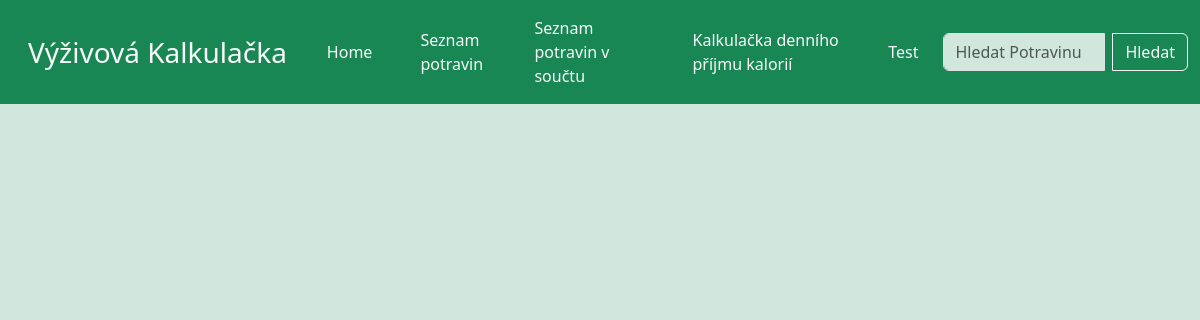
The page /seznam-potravin on the database as committed earlier.
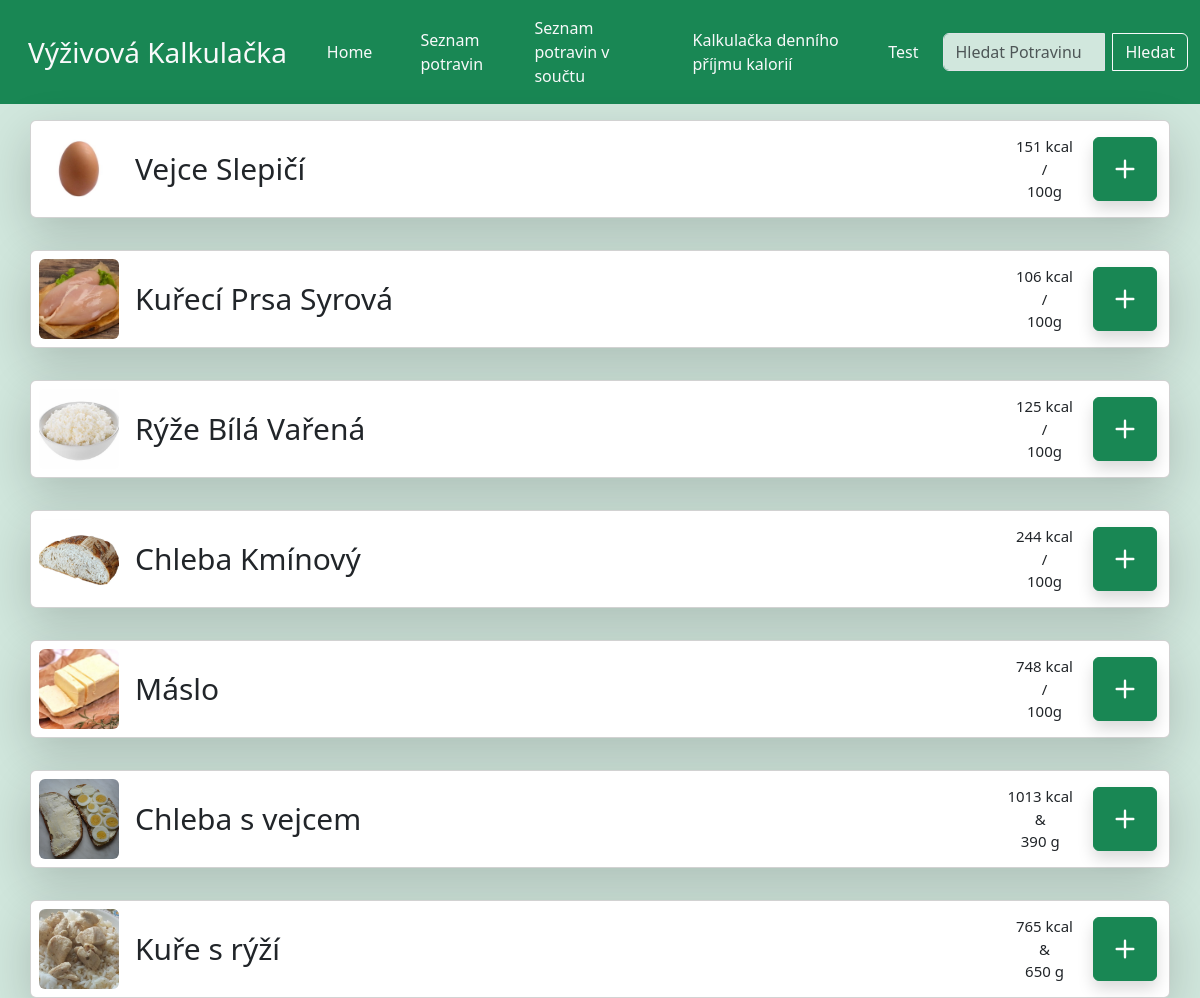
The same page on the database as committed later.
### main/models.py (models this page shows, shortened)
class FoodAndMeal(models.Model):
    food = models.ForeignKey(Food, on_delete=models.CASCADE, null=True, blank=True)
    meal = models.ForeignKey(Meal, on_delete=models.CASCADE, null=True, blank=True)
    type = models.CharField(
        max_length=50,
        choices=[
            ('food', 'Food'),
            ('meal', 'Meal'),
        ],
    )
    def get_name(self):
        if self.type == 'food':
            return self.food.name
        elif self.type == 'meal':
            return self.meal.name
    def get_photo(self):
        if self.type == 'food':
            return self.food.photo
        elif self.type == 'meal':
            return self.meal.photo
    def get_kcalPer100g(self):
        if self.type == 'food':
            return self.food.kcalPer100g
        elif self.type == 'meal':
            return (int)((self.meal.get_kcal()/self.meal.get_weight()) * 100)

class Food(models.Model):
    name = models.CharField(max_length=300)
    photo = models.ImageField(upload_to="images/", null=True, blank=True)
    kcalPer100g = models.IntegerField(null=True, blank=True)
    proteinPer100g = models.FloatField(null=True, blank=True)
    carbsPer100g = models.FloatField(null=True, blank=True)
    fatPer100g = models.FloatField(null=True, blank=True)
    fiberPer100g = models.FloatField(null=True, blank=True)
    grams_per_teaspoon = models.FloatField(null=True, blank=True)
    grams_per_tablespoon = models.FloatField(null=True, blank=True)
    grams_per_piece = models.FloatField(null=True, blank=True)

class Meal(models.Model):
    name = models.CharField(max_length=400)
    photo = models.ImageField(upload_to="images/", null=True, blank=True)
    def get_weight(self):
        all_relations = FoodInMeal.objects.filter(meal=self)
        total = 0
        for i in all_relations:
            total += i.food_weight
        return total
    def get_kcal(self):
        all_relations = FoodInMeal.objects.filter(meal=self)
        total = 0
        for i in all_relations:
            total += (int)((i.food_weight/100) * i.food.kcalPer100g)
        return total

class FoodInMeal(models.Model):
    food = models.ForeignKey(Food, on_delete=models.CASCADE)
    meal = models.ForeignKey(Meal, on_delete=models.CASCADE)
    food_weight = models.IntegerField(null=True, blank=True)

### main/views.py (the view)
# urls.py: path('seznam-potravin', views.foods),
def foods(request):
  foods = FoodAndMeal.objects.all()
  search = request.GET.get('search')
  if search:
    newFoods = []
    for food in foods:
      if search.lower() in food.get_name().lower():
        newFoods.append(food)
    foods = newFoods
  context = {
    "foods": foods,
  }
  return render(request, "main/seznam-potravin.html", context)

### main/templates/main/seznam-potravin.html (shortened to what this page needs)
{% extends 'main/base.html' %}
{% block content %}
    {% for food in foods %}
        <div class="card my-3 shadow-lg" style="width: 95vw;">
            <div class="card-body p-2 d-flex align-items-center justify-content-start">
                <img src="{{ food.get_photo.url }}" alt="Obrazek jidla" style="height: 8vw; min-height: 50px; max-height: 80px;" class="me-3 rounded-2">
                <a href="{% url 'food_detail' food.id %}" class="m-0 h4 flex-grow-1 text-start" style="text-decoration: none; font-size: 3vmin;">{{ food.get_name }}</a>
                <div class="d-none d-md-flex flex-column text-center mx-3" style="font-size: 1.5vmin;">
                    {% if food.type == "food" %}
                        <p class="m-0">{{ food.get_kcalPer100g }} kcal</p>
                        <p class="m-0">/</p>
                        <p class="m-0">100g</p>
                    {% elif food.type == "meal" %}
                        <p class="m-0">{{ food.meal.get_kcal }} kcal</p>
                        <p class="m-0">&</p>
                        <p class="m-0">{{ food.meal.get_weight }} g</p>
                    {% endif %}
                </div>
                <a href="pridani-potraviny" class="btn btn-success d-flex justify-content-center align-items-center mx-1 shadow" role="button" style="height: 6vw;width: 6vw; min-height: 40px; min-width: 40px; max-height: 64px; max-width: 64px;">
                    <svg xmlns="http://www.w3.org/2000/svg" width="40" height="40" fill="currentColor" class="bi bi-plus" viewBox="0 0 16 16">
                        <path d="M8 4a.5.5 0 0 1 .5.5v3h3a.5.5 0 0 1 0 1h-3v3a.5.5 0 0 1-1 0v-3h-3a.5.5 0 0 1 0-1h3v-3A.5.5 0 0 1 8 4"/>
                    </svg>
                </a>
            </div>
        </div>
    {% endfor %}
{% endblock %}

### main/templates/main/base.html (shortened to what this page needs)
<!DOCTYPE html>
<html lang="en" style="height: 100%;">
<head>
    <link href="https://cdn.jsdelivr.net/npm/bootstrap@5.3.3/dist/css/bootstrap.min.css" rel="stylesheet">
  </head>
<body class="bg-success-subtle" style="height: 100%;">
    <nav class="navbar navbar-expand-lg bg-success">
      <div class="container-fluid">
        <a class="navbar-brand text-light fs-3 ms-3" href="/">Výživová Kalkulačka</a>
        <div class="collapse navbar-collapse" id="navbarSupportedContent">
          <ul class="navbar-nav me-auto d-flex align-items-lg-center mb-2 mb-lg-0">
            <li class="nav-item">
              <a class="nav-link activ text-light mx-3" aria-current="page" href="/">Home</a>
            </li>
            <li class="nav-item">
              <a class="nav-link active text-light mx-3" href="seznam-potravin">Seznam potravin</a>
            </li>
            <li class="nav-item">
              <a class="nav-link active text-light mx-3" href="potraviny-v-souctu">Seznam potravin v součtu</a>
            </li>
            <li class="nav-item">
              <a class="nav-link active text-light mx-3" href="kalkulacka-dennich-kalorii">Kalkulačka denního příjmu kalorií</a>
            </li>
            <li class="nav-item">
              <a class="nav-link active text-light mx-3" href="test">Test</a>
            </li>
          </ul>
          <form method="get" class="d-flex" action="seznam-potravin">
            <div class="input-group">
              <input class="form-control me-2 bg-success-subtle" type="text" name="search" value="{{ request.GET.search }}" placeholder="Hledat Potravinu" aria-label="Search" aria-describedby="button-addon2">
              <button class="btn btn-outline-light" type="submit" id="button-addon2">Hledat</button>
            </div>
          </form>
        </div>
      </div>
    </nav>
    <div class="container-fluid text-center d-flex flex-column align-items-center" style="height: 90vh;">
      {% block content %}{% endblock %}
    </div>
  </body>
</html>

Rows that differ between the two databases and show on the page:
added FoodAndMeal: get_photo (picture), get_name "Vejce Slepičí", get_kcalPer100g "151"
added FoodAndMeal: get_photo (picture), get_name "Kuřecí Prsa Syrová", get_kcalPer100g "106"
added FoodAndMeal: get_photo (picture), get_name "Rýže Bílá Vařená", get_kcalPer100g "125"
added FoodAndMeal: get_photo (picture), get_name "Chleba Kmínový", get_kcalPer100g "244"
added FoodAndMeal: get_photo (picture), get_name "Máslo", get_kcalPer100g "748"
added FoodAndMeal: get_photo (picture), get_name "Chleba s vejcem", meal.get_kcal "1013", meal.get_weight "390"
added FoodAndMeal: get_photo (picture), get_name "Kuře s rýží", meal.get_kcal "765", meal.get_weight "650"
